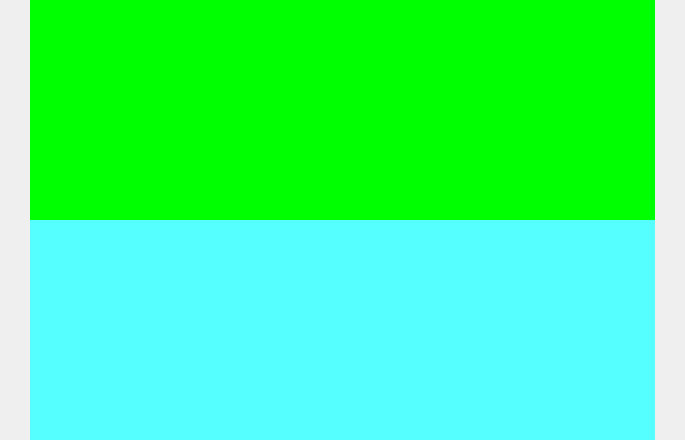
<?xml version="1.0" encoding="UTF-8"?>
<ui version="4.0">
 <class>RecBox</class>
 <widget class="QWidget" name="RecBox">
  <property name="geometry">
   <rect>
    <x>0</x>
    <y>0</y>
    <width>685</width>
    <height>440</height>
   </rect>
  </property>
  <property name="windowTitle">
   <string>Form</string>
  </property>
  <layout class="QHBoxLayout" name="horizontalLayout">
   <property name="spacing">
    <number>0</number>
   </property>
   <property name="leftMargin">
    <number>0</number>
   </property>
   <property name="topMargin">
    <number>0</number>
   </property>
   <property name="rightMargin">
    <number>0</number>
   </property>
   <property name="bottomMargin">
    <number>0</number>
   </property>
   <item>
    <widget class="QWidget" name="UpPage" native="true">
     <property name="minimumSize">
      <size>
       <width>30</width>
       <height>0</height>
      </size>
     </property>
     <property name="maximumSize">
      <size>
       <width>30</width>
       <height>16777215</height>
      </size>
     </property>
     <layout class="QHBoxLayout" name="horizontalLayout_3">
      <property name="spacing">
       <number>0</number>
      </property>
      <property name="leftMargin">
       <number>0</number>
      </property>
      <property name="topMargin">
       <number>0</number>
      </property>
      <property name="rightMargin">
       <number>0</number>
      </property>
      <property name="bottomMargin">
       <number>0</number>
      </property>
      <item>
       <widget class="QPushButton" name="btUp">
        <property name="minimumSize">
         <size>
          <width>0</width>
          <height>220</height>
         </size>
        </property>
        <property name="maximumSize">
         <size>
          <width>16777215</width>
          <height>220</height>
         </size>
        </property>
        <property name="styleSheet">
         <string notr="true">QPushButton
{
	background-repeat:no-repeat;
	border:none;
	background-image : url(:/images/up_page.png);
	background-position:center center;
}

QPushButton:hover
{
	background-color: #1ECD97;
}</string>
        </property>
        <property name="text">
         <string/>
        </property>
       </widget>
      </item>
     </layout>
    </widget>
   </item>
   <item>
    <widget class="QWidget" name="MusicContent" native="true">
     <layout class="QVBoxLayout" name="verticalLayout">
      <property name="spacing">
       <number>0</number>
      </property>
      <property name="leftMargin">
       <number>0</number>
      </property>
      <property name="topMargin">
       <number>0</number>
      </property>
      <property name="rightMargin">
       <number>0</number>
      </property>
      <property name="bottomMargin">
       <number>0</number>
      </property>
      <item>
       <widget class="QWidget" name="recListUp" native="true">
        <property name="styleSheet">
         <string notr="true">background-color:rgb(0, 255, 0)</string>
        </property>
        <layout class="QHBoxLayout" name="horizontalLayout_6">
         <property name="spacing">
          <number>0</number>
         </property>
         <property name="leftMargin">
          <number>0</number>
         </property>
         <property name="topMargin">
          <number>0</number>
         </property>
         <property name="rightMargin">
          <number>0</number>
         </property>
         <property name="bottomMargin">
          <number>0</number>
         </property>
         <item>
          <layout class="QHBoxLayout" name="recListUpHLayout">
           <property name="spacing">
            <number>0</number>
           </property>
          </layout>
         </item>
        </layout>
       </widget>
      </item>
      <item>
       <widget class="QWidget" name="recListDown" native="true">
        <property name="styleSheet">
         <string notr="true">background-color:rgb(85, 255, 255)</string>
        </property>
        <layout class="QHBoxLayout" name="horizontalLayout_7">
         <property name="spacing">
          <number>0</number>
         </property>
         <property name="leftMargin">
          <number>0</number>
         </property>
         <property name="topMargin">
          <number>0</number>
         </property>
         <property name="rightMargin">
          <number>0</number>
         </property>
         <property name="bottomMargin">
          <number>0</number>
         </property>
         <item>
          <layout class="QHBoxLayout" name="recListDownHLayout">
           <property name="spacing">
            <number>0</number>
           </property>
          </layout>
         </item>
        </layout>
       </widget>
      </item>
     </layout>
    </widget>
   </item>
   <item>
    <widget class="QWidget" name="DownPage" native="true">
     <property name="minimumSize">
      <size>
       <width>30</width>
       <height>0</height>
      </size>
     </property>
     <property name="maximumSize">
      <size>
       <width>30</width>
       <height>16777215</height>
      </size>
     </property>
     <layout class="QHBoxLayout" name="horizontalLayout_2">
      <property name="spacing">
       <number>0</number>
      </property>
      <property name="leftMargin">
       <number>0</number>
      </property>
      <property name="topMargin">
       <number>0</number>
      </property>
      <property name="rightMargin">
       <number>0</number>
      </property>
      <property name="bottomMargin">
       <number>0</number>
      </property>
      <item>
       <widget class="QPushButton" name="btDown">
        <property name="minimumSize">
         <size>
          <width>0</width>
          <height>220</height>
         </size>
        </property>
        <property name="maximumSize">
         <size>
          <width>16777215</width>
          <height>220</height>
         </size>
        </property>
        <property name="styleSheet">
         <string notr="true">QPushButton
{
	background-repeat:no-repeat;
	border:none;
	background-image : url(:/images/down_page.png);
	background-position:center center;
}

QPushButton:hover
{
	background-color: #1ECD97;
}</string>
        </property>
        <property name="text">
         <string/>
        </property>
       </widget>
      </item>
     </layout>
    </widget>
   </item>
  </layout>
 </widget>
 <resources/>
 <connections/>
</ui>
